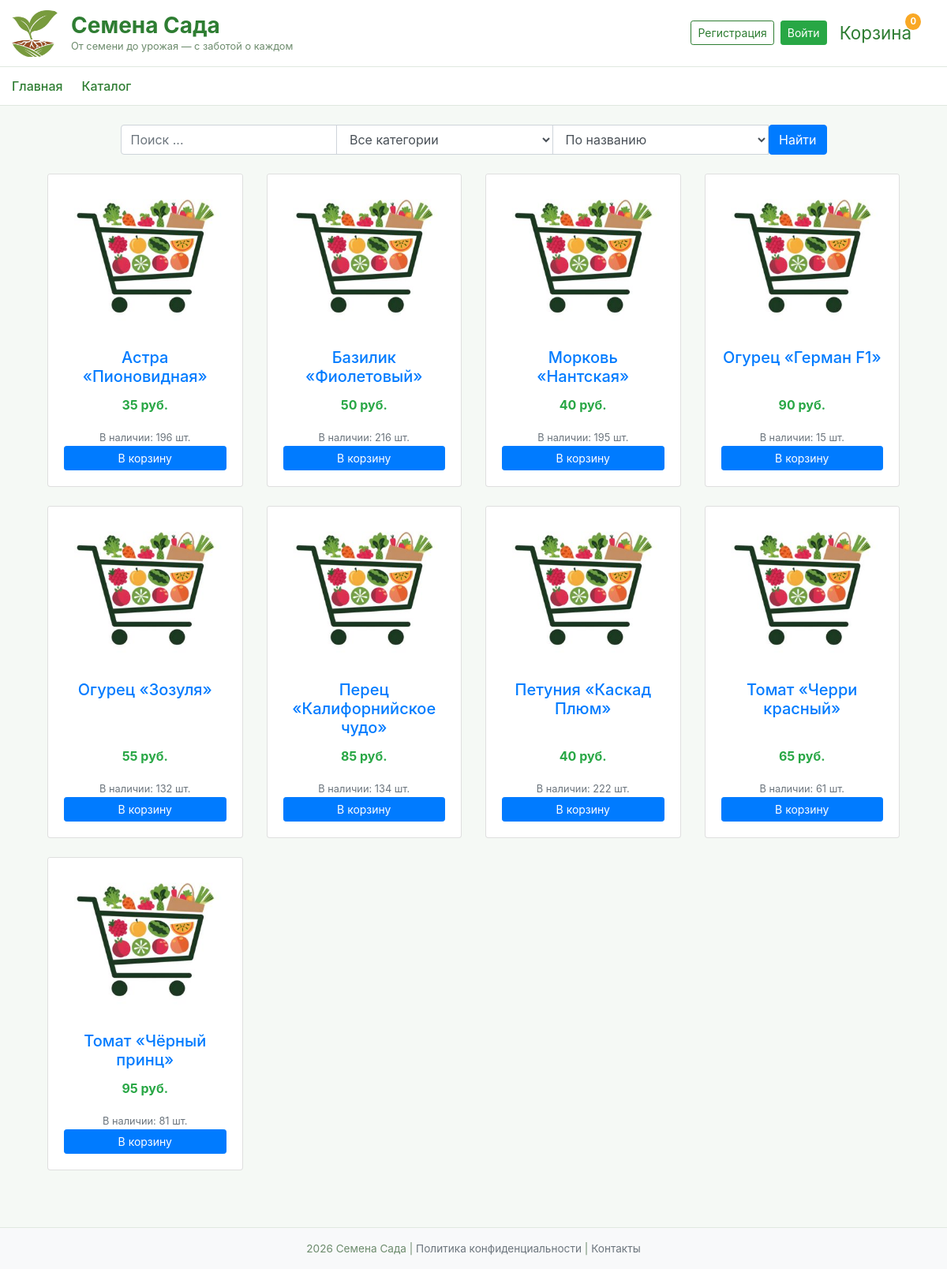
/catalog, run on the app's committed database.
### data/products.py (models this page shows)
class Product(SqlAlchemyBase, SerializerMixin):
    __tablename__ = 'products'
    serialize_only = ('id', 'name', 'category_id', 'category.name', 'price', 'stock',
                      'image_path', 'description', 'sowing_month_start', 'sowing_month_end',
                      'difficulty', 'modified_date', 'order_items')
    id = sqlalchemy.Column(sqlalchemy.Integer, primary_key=True, autoincrement=True)
    name = sqlalchemy.Column(sqlalchemy.String)
    category_id = sqlalchemy.Column(sqlalchemy.Integer, sqlalchemy.ForeignKey('categories.id'))
    price = sqlalchemy.Column(sqlalchemy.Integer)
    stock = sqlalchemy.Column(sqlalchemy.Integer)
    image_path = sqlalchemy.Column(sqlalchemy.String)
    description = sqlalchemy.Column(sqlalchemy.String)
    sowing_month_start = sqlalchemy.Column(sqlalchemy.Integer)
    sowing_month_end = sqlalchemy.Column(sqlalchemy.Integer)
    difficulty = sqlalchemy.Column(sqlalchemy.String)
    modified_date = sqlalchemy.Column(sqlalchemy.DateTime, default=datetime.datetime.now)
    order_items = orm.relationship("OrderItem", back_populates='product')
    category = orm.relationship("Category")

### main.py (the view, shortened to what this page needs)
@app.route('/catalog')
def catalog():
    search_query = request.args.get('search', '')
    category_id = request.args.get('category', 0)
    sort_by = request.args.get('sort', 'name')
    with create_session() as db_sess:
        query = db_sess.query(Product)
        if search_query:
            query = query.filter(Product.name.like(f'%{search_query}%'))
        if category_id and int(category_id) > 0:
            query = query.filter(Product.category_id == int(category_id))
        if sort_by == 'price_asc':
            query = query.order_by(Product.price)
        elif sort_by == 'price_desc':
            query = query.order_by(Product.price.desc())
        else:
            query = query.order_by(Product.name)
        products = query.all()
        categories = db_sess.query(Category).all()
        return render_template('catalog.html',
                               products=products,
                               categories=categories,
                               search_query=search_query,
                               current_category=int(category_id) if category_id else 0,
                               sort_by=sort_by)

### data/db_session.py (called while the page is built)
def create_session() -> Session:
    global __factory
    return __factory()

### main.py (called while the page is built)
@app.context_processor
def cart_count():
    cart = session.get('cart', {})
    count = sum(cart.values())
    return dict(cart_count=count)

### templates/catalog.html (shortened to what this page needs)
{% extends "base.html" %} {% block content %}
<div class="container-fluid">
  <form method="GET" action="/catalog" class="mb-4">
    <div class="row justify-content-center">
      <div class="col-md-10">
        <div class="input-group flex-wrap">
          <input
            type="text"
            name="search"
            class="form-control"
            placeholder="Поиск ..."
            value="{{ search_query }}"
            style="min-width: 100px"
          />
          <select
            name="category"
            class="form-control"
            style="width: auto; min-width: max-content"
          >
            <option value="0">Все категории</option>
          </select>
          <select
            name="sort"
            class="form-control"
            style="width: auto; min-width: max-content"
          >
            {% if sort_by == "name" %}
            <option value="name" selected>По названию</option>
            {% else %}
            <option value="name">По названию</option>
            {% endif %}
          </select>
          <button
            type="submit"
            class="btn btn-primary"
            style="white-space: nowrap"
          >
            Найти
          </button>
        </div>
      </div>
    </div>
  </form>
  <div class="row">
    {% for product in products %}
    <div class="col-md-3 col-sm-6 mb-4">
      <div class="card h-100">
        <img
          src="{{ product.image_path }}"
          class="card-img-top"
          alt="{{ product.name }}"
          style="height: 200px; object-fit: cover"
        />
        <div class="card-body d-flex flex-column text-center">
          <a
            href="/product/{{ product.id }}?next={{ request.url | urlencode }}"
            class="text-decoration-none"
          >
            <h5 class="card-title">{{ product.name }}</h5>
          </a>
          <div class="mt-auto">
            <p class="card-text font-weight-bold text-success fs-5">
              {{ product.price }} руб.
            </p>
            {% if product.stock > 0 %}
            <small class="text-muted">В наличии: {{ product.stock }} шт.</small>
            {% else %}
            <small class="text-danger">Нет в наличии</small>
            {% endif %}
            <div class="d-flex flex-column gap-2" role="group">
              {% if product.stock > 0 %}
              <button
                type="submit"
                form="cartForm{{ product.id }}"
                class="btn btn-primary btn-sm"
              >
                В корзину
              </button>
              {% else %}
              <button class="btn btn-secondary btn-sm" disabled>
                Нет в наличии
              </button>
              {% endif %}
            </div>
          </div>
        </div>
      </div>
    </div>
    {% endfor %}
  </div>
</div>
{% endblock %}

### static/css/style.css (style rules this page uses)
body { background-color: #f5f9f5; }

### data on the page
Product: image_path (placeholder picture), name "Астра «Пионовидная»", price "35", stock "196"
Product: image_path (placeholder picture), name "Базилик «Фиолетовый»", price "50", stock "216"
Product: image_path (placeholder picture), name "Морковь «Нантская»", price "40", stock "195"
Product: image_path (placeholder picture), name "Огурец «Герман F1»", price "90", stock "15"
Product: image_path (placeholder picture), name "Огурец «Зозуля»", price "55", stock "132"
Product: image_path (placeholder picture), name "Перец «Калифорнийское чудо»", price "85", stock "134"
Product: image_path (placeholder picture), name "Петуния «Каскад Плюм»", price "40", stock "222"
Product: image_path (placeholder picture), name "Томат «Черри красный»", price "65", stock "61"
Product: image_path (placeholder picture), name "Томат «Чёрный принц»", price "95", stock "81"

### other printed values
{{ cart_count|default(0) }} "0"
